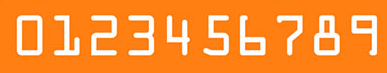
#> input picture ocr_a_digits.png, 387 x 73 px
$ jupyter execute --allow-errors credit_card_ocr.ipynb   (older library calls are emulated)
#> lines starting #> are read from the running program, lines starting #| are printed output that depends on the picture; after the words box and inside, x2 and y2 are one past the last pixel; in counts of white or black regions, pixels touching at a corner belong together
[cell 1]
# https://www.pyimagesearch.com/2017/07/17/credit-card-ocr-with-opencv-and-python/
from imutils import contours
import numpy as np
import imutils
import cv2

[cell 2]
# map the first credit card number to the credit card type
FIRST_NUMBER = {
    "3": "American Express",
    "4": "Visa",
    "5": "MasterCard",
    "6": "Discover Card"
}

[cell 3]
def disp_image(image, title="image"):
    cv2.startWindowThread()
    cv2.imshow(title, image)
    cv2.waitKey(0)
    cv2.destroyAllWindows()

[cell 4]
# load the reference OCR-A image from disk, convert it to grayscale,
# and threshold it, such that the digits appear as "white" on a
# "black" background and invert it
ref = cv2.imread("ocr_a_digits.png")
#> ref is the input picture: shape (73, 387, 3); mean B, G, R 54.9, 146.5, 253.7
ref = cv2.cvtColor(ref, cv2.COLOR_BGR2GRAY)
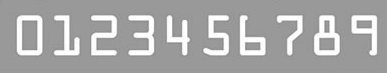
#> ref: shape (73, 387); min 131, max 255, mean 168.2
disp_image(ref)
ref = cv2.threshold(ref, 180, 255, cv2.THRESH_BINARY)[1]
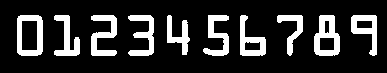
#> ref: shape (73, 387); 18.1% white; 10 white regions
disp_image(ref)

[cell 5]
# find countours in the OCR-A image
# sort them from left to right, and initialize a dictionary to map
# digit name to the ROI
refCnts = cv2.findContours(ref.copy(), cv2.RETR_EXTERNAL,
                    cv2.CHAIN_APPROX_SIMPLE)
#> refCnts = 10 contours; largest, box (x1, y1, x2, y2) and area: (17, 15, 43, 56) 976, (314, 15, 340, 56) 798, (351, 15, 377, 56) 544, (240, 15, 266, 56) 543, (91, 15, 117, 56) 477
refCnts = refCnts[0] if imutils.is_cv2() else refCnts[1]
refCnts = contours.sort_contours(refCnts, method="left-to-right")[0]
digits = {}

[cell 6]
# loop over the OCR-A reference contours
for (i, c) in enumerate(refCnts):
    # compute the bounding box for the digit, extract it, and resize
    # it to a fixed size
    (x, y, w, h) = cv2.boundingRect(c)
    roi = ref[y:y+h, x:x+w]
    roi = cv2.resize(roi, (57, 88))

    digits[i] = roi
#> this loop made 10 passes
#> (x, w, h) on passes 1 to 10: (17, 26, 41), (54, 26, 41), (91, 26, 41), (128, 26, 41), (167, 23, 40), (203, 26, 41), (240, 26, 41), (277, 26, 41), (314, 26, 41), (351, 26, 41)
#> pass 1, `roi = ref[y:y+h, x:x+w]`:
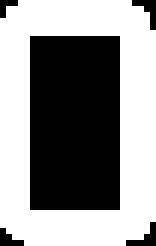
#> roi: shape (41, 26) (shown 6 times larger); 56.4% white; 5 black regions (4 under 20 px), largest, box (x1, y1, x2, y2) and area: (5, 6, 20, 35) 435
#> pass 1, `roi = cv2.resize(roi, (57, 88))`:
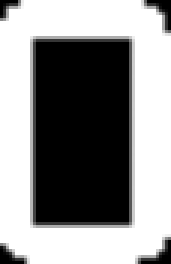
#> roi: shape (88, 57) (shown 3 times larger); min 0, max 255, mean 143.8
#> pass 2, `roi = ref[y:y+h, x:x+w]`:
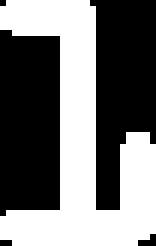
#> roi: shape (41, 26) (shown 6 times larger); 45.9% white; 1 white region, box (x1, y1, x2, y2) and area: (0, 0, 26, 41) 489
#> pass 2, `roi = cv2.resize(roi, (57, 88))`:
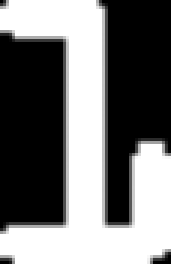
#> roi: shape (88, 57) (shown 3 times larger); min 0, max 255, mean 117
#> after the loop, digits = 10 items
